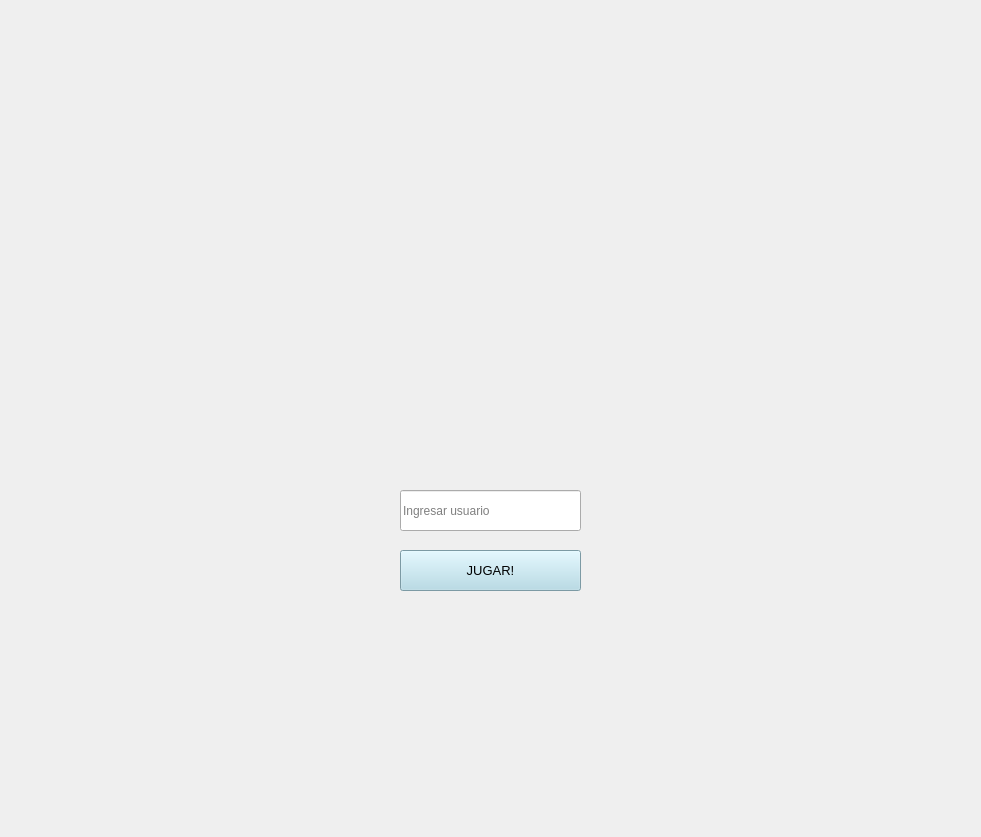
<?xml version="1.0" encoding="UTF-8"?>
<ui version="4.0">
 <class>ventana_inicio</class>
 <widget class="QWidget" name="ventana_inicio">
  <property name="geometry">
   <rect>
    <x>0</x>
    <y>0</y>
    <width>981</width>
    <height>837</height>
   </rect>
  </property>
  <property name="windowTitle">
   <string>Ventana Inicio</string>
  </property>
  <property name="windowIcon">
   <iconset>
    <normaloff>../../Sprites/Logos/logo.png</normaloff>../../Sprites/Logos/logo.png</iconset>
  </property>
  <property name="styleSheet">
   <string notr="true"/>
  </property>
  <widget class="QLabel" name="label_2">
   <property name="geometry">
    <rect>
     <x>0</x>
     <y>-5</y>
     <width>981</width>
     <height>851</height>
    </rect>
   </property>
   <property name="text">
    <string/>
   </property>
   <property name="pixmap">
    <pixmap>../../Sprites/Logos/fondo.png</pixmap>
   </property>
   <property name="scaledContents">
    <bool>true</bool>
   </property>
  </widget>
  <widget class="QLabel" name="label">
   <property name="geometry">
    <rect>
     <x>360</x>
     <y>170</y>
     <width>261</width>
     <height>231</height>
    </rect>
   </property>
   <property name="styleSheet">
    <string notr="true">background-color: transparent;
</string>
   </property>
   <property name="text">
    <string/>
   </property>
   <property name="pixmap">
    <pixmap>../../Sprites/Logos/logo.png</pixmap>
   </property>
   <property name="scaledContents">
    <bool>true</bool>
   </property>
  </widget>
  <widget class="QLineEdit" name="barra_usuario">
   <property name="geometry">
    <rect>
     <x>400</x>
     <y>490</y>
     <width>181</width>
     <height>41</height>
    </rect>
   </property>
   <property name="inputMask">
    <string notr="true"/>
   </property>
   <property name="text">
    <string/>
   </property>
   <property name="placeholderText">
    <string>Ingresar usuario</string>
   </property>
  </widget>
  <widget class="QPushButton" name="boton_jugar">
   <property name="geometry">
    <rect>
     <x>400</x>
     <y>550</y>
     <width>181</width>
     <height>41</height>
    </rect>
   </property>
   <property name="styleSheet">
    <string notr="true">background-color: lightblue;
font-size: 10pt;</string>
   </property>
   <property name="text">
    <string>JUGAR!</string>
   </property>
  </widget>
  <widget class="QLabel" name="label_error">
   <property name="geometry">
    <rect>
     <x>180</x>
     <y>620</y>
     <width>621</width>
     <height>41</height>
    </rect>
   </property>
   <property name="styleSheet">
    <string notr="true">background-color: transparent;
font-size: 14pt;</string>
   </property>
   <property name="text">
    <string/>
   </property>
  </widget>
 </widget>
 <resources/>
 <connections/>
</ui>
